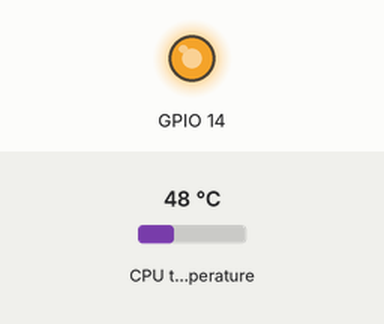
The program below on a simulated Raspberry Pi (BCM pin numbers). Parts: output pins drawn as LEDs (lit = HIGH). The inputs (shaded band) are chosen by the test bench; at power-on: CPU temperature 48 °C. The clock reads 2024-03-15 10:24:30 at power-on unless the program sets it; what the program prints to the terminal is not drawn.

Above: at 1.2 s.
1.3 s: CPU temperature set to 31 °C
At 2.0 s:
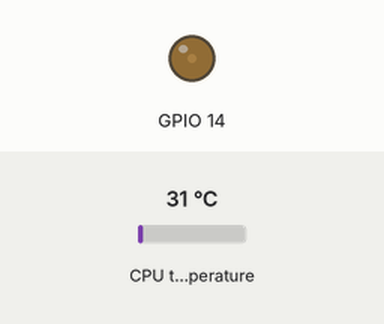
2.8 s: CPU temperature set to 44 °C
At 3.1 s:
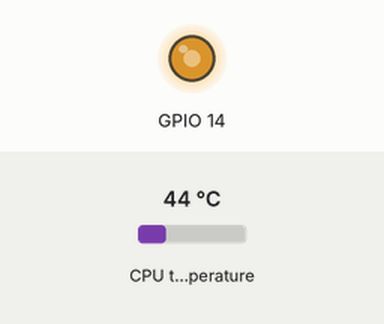
5.8 s: CPU temperature set to 58 °C
At 7.2 s:
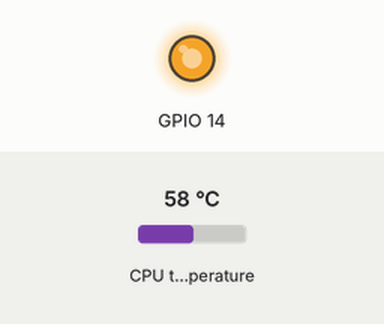
Timing chart, 0 to 8.8 s (numbered marks = the images above; inputs shaded):
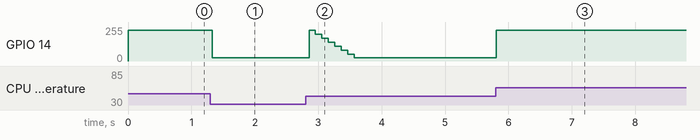

The program:

pid_pwm_fan.py
```python
#!/usr/bin/python3

import sys
import gpiozero
import time
import collections

class PidPwmFan:
    """
    PWM fan CPU temperature sensing PID controller for RPi.
    """

    def __init__(
        self,
        pin=14,
        loop_int=0.1,
        pwm_freq=60,
        pwm_min=0.1,
        pwm_max=0.9,
        target_temp=45,
        pid=(0.03, 0.005, 0.02),
        init_pwm=1,
        window_int=10):
        """PwmFan class constructor.

        Args:
            pin (int):           The PWM pin number on RPi (default is 18)
            loop_int (float):    The loop interval of the PID loop (seconds)
            pwm_freq (float):    The PWM frequency (Hz)
            pwm_min (float):     The minimum PWM value (0 ~ 1.0)
            pwm_max (float):     The maximum PWM value (0 ~ 1.0)
            target_temp (float): The desired CPU temperature (degree Celsius)
            pid (tuple):         Kp, Ki and Kd for PID tuning
            init_pwm (float):    Initial PWM value (0 ~ 1.0)
            window_int (float):  Window interval to keep past error measurements (seconds)
        """
        self.pin = pin
        self.loop_int = loop_int
        self.pwm_freq = pwm_freq
        self.pwm_min = pwm_min
        self.pwm_max = pwm_max
        self.target_temp = target_temp
        if len(pid) != 3:
            raise Exception('Invalid PID gains.')
        self.pid = pid
        if init_pwm < 0.0 or init_pwm > 1.0:
            raise Exception("Invalid initial PWM value.")
        self.init_pwm = init_pwm
        self.window_int = window_int

        self.pwm = gpiozero.PWMLED(pin=pin, frequency=pwm_freq)
        self.cpu = gpiozero.CPUTemperature()
        self.cpu_temp = self.cpu.temperature
        # The next PWM value to be updated.
        self.value = init_pwm
        # The queue of past error measurements.
        self.window_size = int(window_int / loop_int)
        self.errors = collections.deque(self.window_size * [(0, time.time())], self.window_size)

    def __Measure(self):
        """
        Takes a measurement of the temperature difference and add the current
        temperature difference and measurement timestamp to the queue.
        """
        self.cpu_temp = self.cpu.temperature
        error = self.cpu_temp - self.target_temp
        self.errors.appendleft((error, time.time()))

    def __CalculatePwmDelta(self):
        """
        Calculates the PID updates based on current error measurements.

        Returns:
            float: The calculated PID update value.
        """
        self.dP = self.pid[0] * self.errors[0][0]
        self.dI = 0
        for i in range(len(self.errors)):
            self.dI += self.errors[i][0]
        self.dI = self.dI * self.pid[1] / self.window_size / self.loop_int
        self.dD = self.pid[2] * (self.errors[0][0] - self.errors[1][0]) / self.loop_int
        return self.dP + self.dI + self.dD

    def __UpdatePwmValue(self, delta):
        self.value += delta
        if self.value < self.pwm_min:
            self.value = self.pwm_min
        elif self.value > self.pwm_max:
            self.value = self.pwm_max
        else:
            self.value = self.value

    def Update(self):
        """
        Updates the PWM value based on a new measurement and PID gains.
        """
        self.__Measure()
        delta = self.__CalculatePwmDelta()
        self.__UpdatePwmValue(delta)
        self.pwm.value = self.value

    def Start(self):
        """
        Starts PID loop.
        """
        while True:
            self.Update()
            # For logging.
            print('current_temp=%3.3f, target_temp=%3.3f' %
                (self.cpu.temperature, self.target_temp))
            print('dP=%2.3f, dI=%2.3f, dD=%2.3f, d=%2.3f' %
                (self.dP, self.dI, self.dD, self.dP + self.dI + self.dD))
            print('pwm_value=%1.3f' % self.value)
            for i in range(0, 3):
                sys.stdout.write("\033[F")
            # Sleep loop_int second.
            time.sleep(self.loop_int)

# Main to use the PidPwmFan class.
fan = PidPwmFan()
fan.Start()
```

Measured:
- after the input at 1.3 s, GPIO 14: 230/255 → 26/255 at once
- after the input at 2.8 s, GPIO 14: 26/255 → 230/255 after 0.05 s, → 200/255 0.10 s later, → 170/255 0.10 s later, → 140/255 0.10 s later, … (8 changes in this stretch)
- after the input at 5.8 s, GPIO 14: 26/255 → 230/255 at once
